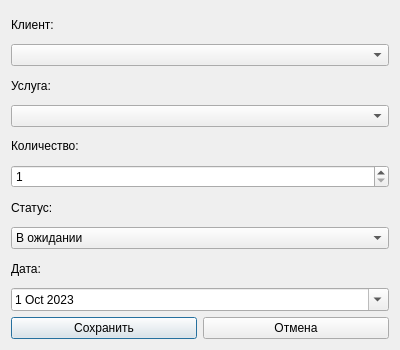
<?xml version="1.0" encoding="UTF-8"?>
<ui version="4.0">
 <class>OrderForm</class>
 <widget class="QDialog" name="OrderForm">
  <property name="geometry">
   <rect>
    <x>0</x>
    <y>0</y>
    <width>400</width>
    <height>350</height>
   </rect>
  </property>
  <property name="windowTitle">
   <string>Добавить/Редактировать заказ</string>
  </property>
  <layout class="QVBoxLayout" name="verticalLayout">
   <!-- Клиент -->
   <item>
    <widget class="QLabel" name="labelClient">
     <property name="text">
      <string>Клиент:</string>
     </property>
    </widget>
   </item>
   <item>
    <widget class="QComboBox" name="comboBoxClient"/>
   </item>

   <!-- Услуга -->
   <item>
    <widget class="QLabel" name="labelService">
     <property name="text">
      <string>Услуга:</string>
     </property>
    </widget>
   </item>
   <item>
    <widget class="QComboBox" name="comboBoxService"/>
   </item>

   <!-- Количество -->
   <item>
    <widget class="QLabel" name="labelQuantity">
     <property name="text">
      <string>Количество:</string>
     </property>
    </widget>
   </item>
   <item>
    <widget class="QSpinBox" name="spinBoxQuantity">
     <property name="minimum">
      <number>1</number>
     </property>
    </widget>
   </item>

   <!-- Статус -->
   <item>
    <widget class="QLabel" name="labelStatus">
     <property name="text">
      <string>Статус:</string>
     </property>
    </widget>
   </item>
   <item>
    <widget class="QComboBox" name="comboBoxStatus">
     <item>
      <property name="text">
       <string>В ожидании</string>
      </property>
     </item>
     <item>
      <property name="text">
       <string>В процессе</string>
      </property>
     </item>
     <item>
      <property name="text">
       <string>Выполнено</string>
      </property>
     </item>
    </widget>
   </item>

   <!-- Дата -->
   <item>
    <widget class="QLabel" name="labelDate">
     <property name="text">
      <string>Дата:</string>
     </property>
    </widget>
   </item>
   <item>
    <widget class="QDateEdit" name="dateEdit">
     <property name="calendarPopup">
      <bool>true</bool>
     </property>
     <property name="date">
      <date>
       <year>2023</year>
       <month>10</month>
       <day>1</day>
      </date>
     </property>
    </widget>
   </item>

   <!-- Кнопки -->
   <item>
    <layout class="QHBoxLayout" name="horizontalLayoutButtons">
     <item>
      <widget class="QPushButton" name="buttonSave">
       <property name="text">
        <string>Сохранить</string>
       </property>
      </widget>
     </item>
     <item>
      <widget class="QPushButton" name="buttonCancel">
       <property name="text">
        <string>Отмена</string>
       </property>
      </widget>
     </item>
    </layout>
   </item>
  </layout>
 </widget>
 <resources/>
 <connections/>
</ui>
